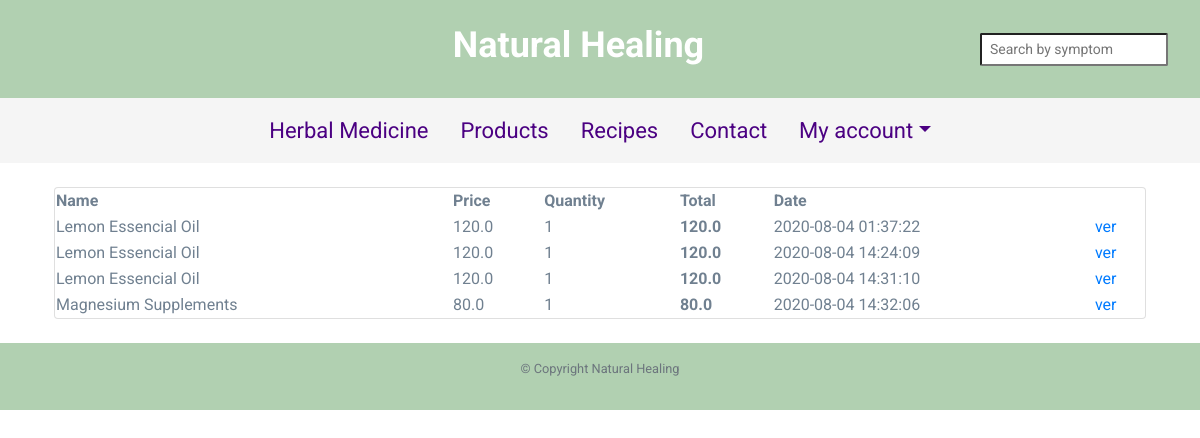
The page /products/cart (signed in) on the database as committed earlier.
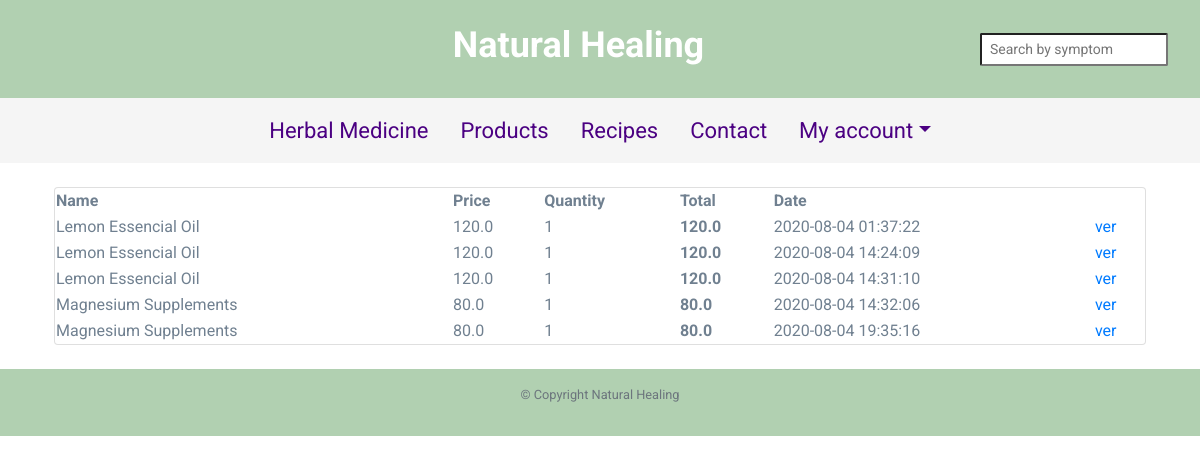
The same page on the database as committed later.
### tables this page shows
CREATE TABLE 'products' (
                    'id' INTEGER PRIMARY KEY AUTOINCREMENT NOT NULL,
					'img' text,
                    'title' text NOT NULL,
					'description' text NOT NULL,
                    'user_id' INTEGER NOT NULL,
                    'category_id' INTEGER NOT NULL, 'price' REAL, "quantity" INTEGER DEFAULT  10,
					FOREIGN KEY (category_id) REFERENCES category(id)
					FOREIGN KEY (user_id) REFERENCES users(id)
					);

CREATE TABLE 'sales' (
                    'id' INTEGER PRIMARY KEY AUTOINCREMENT NOT NULL,
                    'product_id' INTEGER NOT NULL,
					'user_id' INTEGER NOT NULL,
                    'quantity' INTEGER NOT NULL,
                    'created_at' DATETIME NOT NULL DEFAULT CURRENT_TIMESTAMP,
					FOREIGN KEY (product_id) REFERENCES products(id),
					FOREIGN KEY (user_id) REFERENCES users(id)
					);

### app.py (the view)
@app.route("/products/cart")
@login_required
def cart():
    try:
        user_id = [session["user_id"]]
        cur.execute("SELECT products.img,products.title, products.price,sales.quantity,sales.created_at,users.status , products.id as productId FROM sales JOIN products ON products.id = sales.product_id JOIN users ON sales.user_id = users.id WHERE products.id = sales.product_id AND users.id = (?)", user_id)
        cart_client= cur.fetchall()
        print(cart_client)
        print(cart_client[0][5])
        cur.execute("SELECT status FROM users WHERE id = (?)", user_id)
        status = cur.fetchall()
        status = status[0][0]
        if status == "companny":
            return redirect("/sales")
        else:
            return render_template("product/cart.html", cart_client = cart_client, nr = len(cart_client) )
    except Exception as error:
        print(error)
        return redirect("/products")

### app.py (called while the page is built)
@app.after_request
def after_request(response):
    response.headers["Cache-Control"] = "no-cache, no-store, must-revalidate"
    response.headers["Expires"] = 0
    response.headers["Pragma"] = "no-cache"
    return response

### utils.py (called while the page is built)
def login_required(f):
    @wraps(f)
    def decorated_function(*args, **kwargs):
        if session.get("user_id") is None:
            return redirect("/login")
        return f(*args, **kwargs)
    return decorated_function

### templates/product/cart.html (shortened to what this page needs)
{% extends "layout.html" %}
{% block main %}
<div class="card table-container">
        <table width="100%">
    <thead>
        <tr>
            <th>Name</th>
            <th>Price</th>
            <th>Quantity</th>
            <th>Total</th>
            <th>Date</th>
        </tr>
    </thead>
    <tbody>
    {% for i in range (nr)%}
        <tr>
            <td>
            {{cart_client[i][1]}}</td>
            <td >{{cart_client[i][2]}}</td>
            <td >{{cart_client[i][3]}}</td>
            <td ><strong>{{cart_client[i][3] * cart_client[i][2]}} </strong></td>
            <td >{{cart_client[i][4]}}</td>
            <td><a href="/products/{{cart_client[i][6]}}">ver</a></td>
        </tr>
    {%endfor%}
        </tbody>
    </table>
</div>
{% endblock %}

Rows that differ between the two databases and show on the page:
added sales: quantity "1", cart_client[i][3]*cart_client[i][2] "80.0", created_at "2020-08-04 19:35:16"
Other text that changed with them:
new list line: "Magnesium Supplements 80.0"
new list line: "ver"
